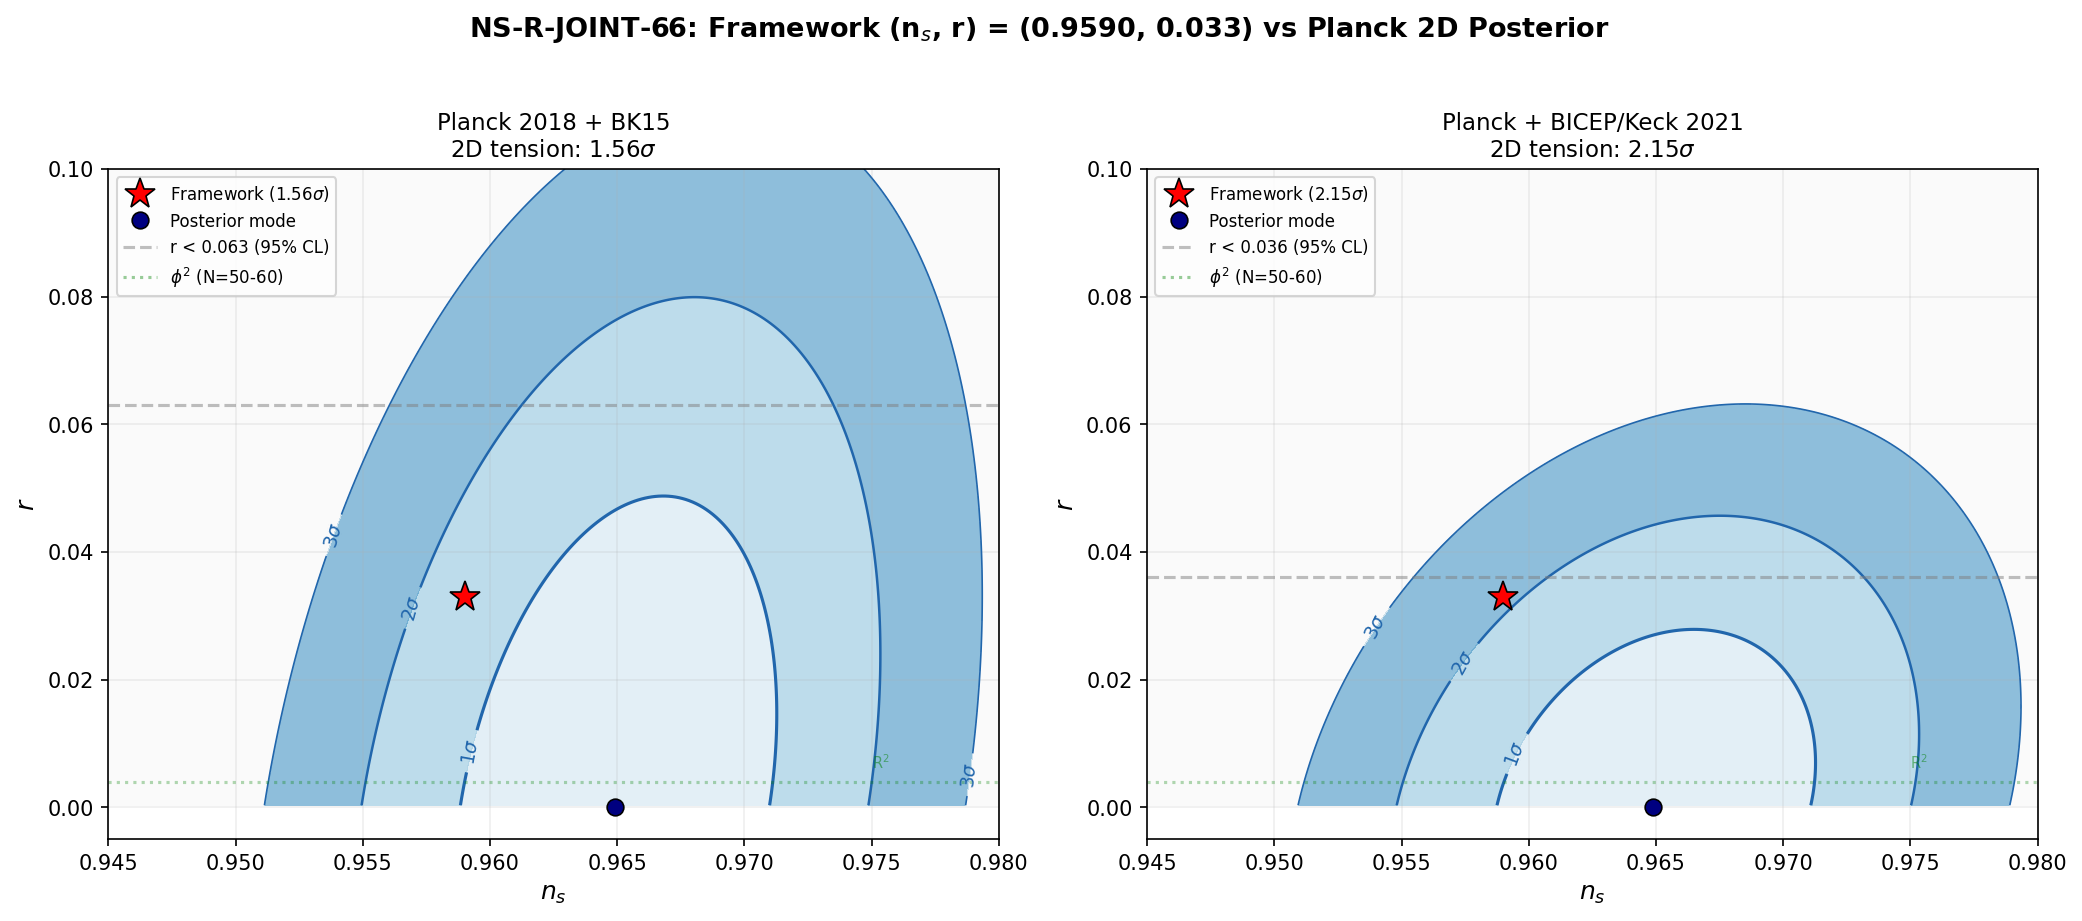

Source code (Python):
#!/usr/bin/env python3
"""
NS-R-JOINT-66 (W3-D) — Joint 2D Posterior for (n_s, r)
=======================================================

The framework predicts (n_s = 0.9590, r = 0.033) as a ZERO-parameter point.
This computation evaluates the 2D tension with the Planck+BK posterior
in the (n_s, r) plane.

A 1D marginal comparison (n_s only: 1.40 sigma) may understate the tension
if n_s and r are correlated in the Planck posterior.

Physics:
--------
The Planck 2018 (TT+TE+EE+lowE+lensing) + BK15 posterior for LCDM+r
is approximately a 2D Gaussian in (n_s, r) with positive correlation
rho ~ +0.3. This correlation arises because increasing r (more tensor
contribution) slightly shifts the preferred n_s upward.

We use two observational datasets:
  1. Planck 2018 + BK15: n_s = 0.9649 +/- 0.0042, r < 0.063 (95% CL)
  2. Planck + BICEP/Keck 2021: r < 0.036 (95% CL), n_s unchanged

For r, we model the posterior as a half-Gaussian (r >= 0) with the
95% upper limit determining sigma_r via the relation:
  r_{95} = sigma_r * Phi^{-1}(0.975) for a half-normal
  => sigma_r = r_{95} / (sqrt(2) * erfinv(0.95))

The Mahalanobis distance gives the number of sigma from the posterior
center. For the 2D case with 2 degrees of freedom, the CDF of chi^2(2)
gives the enclosed probability.

Gate: NS-R-JOINT-66
  PASS: 2D tension < 2 sigma
  FAIL: 2D tension > 3 sigma
  INFO: 2-3 sigma (notable tension, borderline)

NOTE: n_s = 0.9590 is a SCHEME-DEPENDENT prediction (sqrt cutoff).
W2-A showed spread = 0.164 across cutoff choices. This computation
uses the standard value; the scheme dependence is noted, not resolved.

Output:
  - s66_ns_r_joint.npz
  - s66_ns_r_joint.png

Agent: Mack-Cosmic-Bridge (Session 66, Wave 3)
"""

import numpy as np
import sys
import os

sys.path.insert(0, os.path.dirname(__file__))
from canonical_constants import A_s_CMB, PROVENANCE, planck_ns

import matplotlib
matplotlib.use('Agg')
import matplotlib.pyplot as plt
from matplotlib.patches import Ellipse
from scipy import stats, special

# ============================================================================
#  SECTION 1: Observational Parameters
# ============================================================================

# --- Framework predictions (zero free parameters) ---
ns_fw = 0.9590    # S65 BCS+one-loop, sqrt cutoff (scheme-dependent)  # (local)
r_fw  = 0.033     # S64 TENSOR-BURST-64 + TENSOR-SCALAR-64  # (local)

# --- Planck 2018 (TT+TE+EE+lowE+lensing) + BK15 ---
# Planck 2018 Paper VI, Table 5 (base_r model):
# n_s = 0.9649 +/- 0.0042 (68% CL, LCDM+r)
ns_planck = planck_ns  # canonical alias (was: = 0.9649)
ns_planck_sigma = 0.0042

# r < 0.063 (95% CL, Planck+BK15, LCDM+r)
# For a half-normal distribution (r >= 0, peaked at r=0):
# P(r < r_95) = 0.95 in the half-normal => r_95 = sigma * Phi^{-1}(0.975)
# where Phi is the standard normal CDF (since half-normal uses |Z|)
# Actually: for half-normal with scale sigma, CDF(x) = erf(x / (sigma * sqrt(2)))
# So P(r < 0.063) = 0.95 => erf(0.063 / (sigma_r * sqrt(2))) = 0.95
# => 0.063 / (sigma_r * sqrt(2)) = erfinv(0.95) = 1.38590...
# => sigma_r = 0.063 / (sqrt(2) * erfinv(0.95))
r_95_planck_bk15 = 0.063  # (local)
erfinv_095 = special.erfinv(0.95)
sigma_r_planck_bk15 = r_95_planck_bk15 / (np.sqrt(2) * erfinv_095)

# The mode of the posterior is at r = 0 (no detection).
# The mean of a half-normal is sigma * sqrt(2/pi).
# For the Gaussian approximation, we center at r_mode = 0.
r_mode_planck = 0.0  # (local)

# Correlation coefficient rho(n_s, r) from Planck chains
# Positive because more tensors shift preferred n_s up.
# Planck 2018 papers report rho ~ 0.3 for LCDM+r
rho_ns_r = 0.30  # (local)

# --- BICEP/Keck 2021 (BK18) ---
# r < 0.036 (95% CL), combined with Planck
# Same half-normal model
r_95_bk18 = 0.036  # (local)
sigma_r_bk18 = r_95_bk18 / (np.sqrt(2) * erfinv_095)

# Correlation weakens slightly with tighter r constraint; use 0.25
rho_ns_r_bk18 = 0.25  # (local)

print("=" * 70)
print("NS-R-JOINT-66: Joint 2D Posterior for (n_s, r)")
print("=" * 70)
print()

# ============================================================================
#  SECTION 2: Construct 2D Covariance Matrices
# ============================================================================

def build_cov(sigma_ns, sigma_r, rho):
    """Build 2D covariance matrix for (n_s, r)."""
    return np.array([
        [sigma_ns**2,              rho * sigma_ns * sigma_r],
        [rho * sigma_ns * sigma_r, sigma_r**2]
    ])

def mahalanobis_distance(x, mu, cov):
    """Compute Mahalanobis distance d^2 = (x-mu)^T Sigma^{-1} (x-mu)."""
    delta = x - mu
    cov_inv = np.linalg.inv(cov)
    d2 = delta @ cov_inv @ delta
    return d2

def chi2_to_sigma_2d(d2):
    """Convert chi^2 value (2 DOF) to equivalent sigma.

    For a 2D Gaussian, the enclosed probability within the d^2 contour is:
    P = 1 - exp(-d^2/2)  (chi^2 with 2 DOF)

    We convert this to an equivalent sigma for a 1D normal:
    sigma_equiv = Phi^{-1}((1 + P) / 2) where Phi is the standard normal CDF

    Alternatively, the standard approach: sigma = sqrt(d^2) gives the
    "Mahalanobis sigma" which is the radius in sigma-units.
    The probability interpretation requires the chi^2(2) CDF.
    """
    p_enclosed = 1.0 - np.exp(-d2 / 2.0)  # chi^2(2) CDF
    # Convert to equivalent 1D sigma (what fraction of a 1D Gaussian is this?)
    sigma_equiv = stats.norm.ppf((1.0 + p_enclosed) / 2.0)
    return p_enclosed, sigma_equiv

# --- Dataset 1: Planck + BK15 ---
mu_planck = np.array([ns_planck, r_mode_planck])
cov_planck = build_cov(ns_planck_sigma, sigma_r_planck_bk15, rho_ns_r)
x_fw = np.array([ns_fw, r_fw])

d2_planck = mahalanobis_distance(x_fw, mu_planck, cov_planck)
p_planck, sigma_planck = chi2_to_sigma_2d(d2_planck)

print("--- Dataset 1: Planck 2018 + BK15 ---")
print(f"  Posterior center: n_s = {ns_planck}, r = {r_mode_planck}")
print(f"  sigma(n_s) = {ns_planck_sigma}, sigma(r) = {sigma_r_planck_bk15:.5f}")
print(f"  rho(n_s, r) = {rho_ns_r}")
print(f"  Covariance matrix:")
print(f"    [{cov_planck[0,0]:.4e}  {cov_planck[0,1]:.4e}]")
print(f"    [{cov_planck[1,0]:.4e}  {cov_planck[1,1]:.4e}]")
print()
print(f"  Framework point: n_s = {ns_fw}, r = {r_fw}")
print(f"  Mahalanobis d^2 = {d2_planck:.4f}")
print(f"  sqrt(d^2) = {np.sqrt(d2_planck):.4f}")
print(f"  P(enclosed) = {p_planck:.6f}  [chi^2(2) CDF]")
print(f"  Equivalent 1D sigma = {sigma_planck:.3f}")
print()

# --- Dataset 2: Planck + BICEP/Keck 2021 (BK18) ---
cov_bk18 = build_cov(ns_planck_sigma, sigma_r_bk18, rho_ns_r_bk18)

d2_bk18 = mahalanobis_distance(x_fw, mu_planck, cov_bk18)
p_bk18, sigma_bk18 = chi2_to_sigma_2d(d2_bk18)

print("--- Dataset 2: Planck + BICEP/Keck 2021 (BK18) ---")
print(f"  Posterior center: n_s = {ns_planck}, r = {r_mode_planck}")
print(f"  sigma(n_s) = {ns_planck_sigma}, sigma(r) = {sigma_r_bk18:.5f}")
print(f"  rho(n_s, r) = {rho_ns_r_bk18}")
print(f"  Covariance matrix:")
print(f"    [{cov_bk18[0,0]:.4e}  {cov_bk18[0,1]:.4e}]")
print(f"    [{cov_bk18[1,0]:.4e}  {cov_bk18[1,1]:.4e}]")
print()
print(f"  Framework point: n_s = {ns_fw}, r = {r_fw}")
print(f"  Mahalanobis d^2 = {d2_bk18:.4f}")
print(f"  sqrt(d^2) = {np.sqrt(d2_bk18):.4f}")
print(f"  P(enclosed) = {p_bk18:.6f}  [chi^2(2) CDF]")
print(f"  Equivalent 1D sigma = {sigma_bk18:.3f}")
print()

# ============================================================================
#  SECTION 3: Cross-Checks
# ============================================================================

print("=" * 70)
print("CROSS-CHECKS")
print("=" * 70)

# Cross-check 1: 1D marginal n_s tension
delta_ns = (ns_fw - ns_planck) / ns_planck_sigma
print(f"\n1. 1D marginal n_s tension: ({ns_fw} - {ns_planck}) / {ns_planck_sigma} = {delta_ns:.3f} sigma")
print(f"   (Should match S65 value of -1.40 sigma)")

# Cross-check 2: 1D marginal r tension (half-normal)
# r_fw = 0.033 vs half-normal with sigma = sigma_r_planck_bk15
# For the half-normal, the "tension" is just r_fw / sigma_r
r_tension_planck = r_fw / sigma_r_planck_bk15
r_tension_bk18 = r_fw / sigma_r_bk18
print(f"\n2. 1D marginal r tension:")
print(f"   Planck+BK15: r/{sigma_r_planck_bk15:.5f} = {r_tension_planck:.3f} sigma (r < 0.063 at 95%)")
print(f"   Planck+BK18: r/{sigma_r_bk18:.5f} = {r_tension_bk18:.3f} sigma (r < 0.036 at 95%)")

# Cross-check 3: Zero-correlation limit
cov_nocorr = build_cov(ns_planck_sigma, sigma_r_planck_bk15, 0.0)
d2_nocorr = mahalanobis_distance(x_fw, mu_planck, cov_nocorr)
_, sigma_nocorr = chi2_to_sigma_2d(d2_nocorr)
print(f"\n3. Zero-correlation limit (rho=0, Planck+BK15):")
print(f"   d^2 = {d2_nocorr:.4f}, equiv sigma = {sigma_nocorr:.3f}")
print(f"   d^2 = (ns deviation)^2 + (r deviation)^2 = {delta_ns**2:.4f} + {r_tension_planck**2:.4f} = {delta_ns**2 + r_tension_planck**2:.4f}")

# Cross-check 4: Sensitivity to rho
print(f"\n4. Sensitivity to correlation coefficient:")
for rho_test in [0.0, 0.1, 0.2, 0.3, 0.4, 0.5]:
    cov_test = build_cov(ns_planck_sigma, sigma_r_planck_bk15, rho_test)
    d2_test = mahalanobis_distance(x_fw, mu_planck, cov_test)
    _, sig_test = chi2_to_sigma_2d(d2_test)
    print(f"   rho = {rho_test:.1f}: d^2 = {d2_test:.4f}, sigma = {sig_test:.3f}")

# Cross-check 5: What if n_s were at other scheme values?
print(f"\n5. Scheme dependence of n_s (from W2-A cutoff spread):")
# W2-A showed spread = 0.164 across cutoffs. sqrt cutoff gives 0.9590.
# Zeta gives n_s > 1 (blue tilt, excluded). Other cutoffs vary.
for ns_test, label in [(0.9557, "KZ (S62)"), (0.9567, "tree-level"),
                        (0.9590, "sqrt cutoff (canonical)"), (0.9649, "Planck central")]:
    x_test = np.array([ns_test, r_fw])
    d2_t = mahalanobis_distance(x_test, mu_planck, cov_planck)
    _, sig_t = chi2_to_sigma_2d(d2_t)
    print(f"   n_s = {ns_test:.4f} ({label}): 2D sigma = {sig_t:.3f}")

# ============================================================================
#  SECTION 4: Effect of Correlation Direction
# ============================================================================

print(f"\n6. Correlation sign analysis:")
print(f"   The framework prediction deviates BELOW in n_s and ABOVE in r.")
print(f"   Positive rho means the posterior extends toward (higher n_s, higher r).")
print(f"   The framework sits in the OPPOSITE corner: (lower n_s, higher r).")
print(f"   Therefore positive correlation INCREASES the tension relative to rho=0.")
# Verify:
cov_neg = build_cov(ns_planck_sigma, sigma_r_planck_bk15, -0.3)
d2_neg = mahalanobis_distance(x_fw, mu_planck, cov_neg)
_, sig_neg = chi2_to_sigma_2d(d2_neg)
print(f"   rho = -0.3: sigma = {sig_neg:.3f} (would REDUCE tension)")
print(f"   rho = +0.3: sigma = {sigma_planck:.3f} (actual: INCREASES tension)")

# ============================================================================
#  SECTION 5: Gate Verdict
# ============================================================================

print()
print("=" * 70)
print("GATE VERDICT: NS-R-JOINT-66")
print("=" * 70)

# Use the more constraining dataset (Planck+BK18)
decisive_sigma = sigma_bk18
decisive_dataset = "Planck+BK18"

# Also report Planck+BK15
print(f"\n  Planck+BK15:  2D tension = {sigma_planck:.3f} sigma  (d^2 = {d2_planck:.4f})")
print(f"  Planck+BK18:  2D tension = {sigma_bk18:.3f} sigma  (d^2 = {d2_bk18:.4f})")
print()

if decisive_sigma < 2.0:
    verdict = "PASS"
    verdict_msg = f"2D tension = {decisive_sigma:.2f} sigma < 2.0 (consistent with {decisive_dataset})"
elif decisive_sigma > 3.0:
    verdict = "FAIL"
    verdict_msg = f"2D tension = {decisive_sigma:.2f} sigma > 3.0 (serious tension with {decisive_dataset})"
else:
    verdict = "INFO"
    verdict_msg = f"2D tension = {decisive_sigma:.2f} sigma (borderline, 2-3 sigma range)"

print(f"  VERDICT: {verdict}")
print(f"  {verdict_msg}")
print()

# Report whether 2D > 1D
print(f"  1D marginal n_s only: {abs(delta_ns):.2f} sigma")
print(f"  2D joint (Planck+BK15): {sigma_planck:.2f} sigma")
print(f"  2D joint (Planck+BK18): {sigma_bk18:.2f} sigma")
if sigma_bk18 > abs(delta_ns):
    print(f"  => 2D tension ({sigma_bk18:.2f}) EXCEEDS 1D marginal ({abs(delta_ns):.2f}) by {sigma_bk18 - abs(delta_ns):.2f} sigma")
else:
    print(f"  => 2D tension ({sigma_bk18:.2f}) does NOT exceed 1D marginal ({abs(delta_ns):.2f})")

# ============================================================================
#  SECTION 6: Save Data
# ============================================================================

outpath = os.path.join(os.path.dirname(__file__), "s66_ns_r_joint.npz")
np.savez(outpath,
    # Framework
    ns_fw=ns_fw, r_fw=r_fw,
    # Planck+BK15
    ns_planck=ns_planck, ns_planck_sigma=ns_planck_sigma,
    sigma_r_planck_bk15=sigma_r_planck_bk15, r_95_planck_bk15=r_95_planck_bk15,
    rho_ns_r=rho_ns_r,
    d2_planck=d2_planck, sigma_planck=sigma_planck, p_planck=p_planck,
    # Planck+BK18
    sigma_r_bk18=sigma_r_bk18, r_95_bk18=r_95_bk18,
    rho_ns_r_bk18=rho_ns_r_bk18,
    d2_bk18=d2_bk18, sigma_bk18=sigma_bk18, p_bk18=p_bk18,
    # Cross-checks
    delta_ns_1d=delta_ns,
    r_tension_bk15=r_tension_planck, r_tension_bk18=r_tension_bk18,
    # Verdict
    verdict=verdict
)
print(f"\nData saved: {outpath}")

# ============================================================================
#  SECTION 7: Plot — 2D Contour with Framework Point
# ============================================================================

fig, axes = plt.subplots(1, 2, figsize=(14, 6))

for ax_idx, (ax, cov, sigma_val, r_95, sigma_r, rho_val, label) in enumerate([
    (axes[0], cov_planck, sigma_planck, r_95_planck_bk15, sigma_r_planck_bk15, rho_ns_r, "Planck 2018 + BK15"),
    (axes[1], cov_bk18, sigma_bk18, r_95_bk18, sigma_r_bk18, rho_ns_r_bk18, "Planck + BICEP/Keck 2021")
]):
    # Create grid
    ns_grid = np.linspace(0.94, 0.98, 300)
    r_grid = np.linspace(-0.01, 0.10, 300)
    NS, R = np.meshgrid(ns_grid, r_grid)

    # Compute 2D Gaussian (unnormalized)
    cov_inv = np.linalg.inv(cov)
    pos = np.dstack([NS - ns_planck, R - r_mode_planck])
    d2_grid = np.einsum('...i,ij,...j', pos, cov_inv, pos)

    # Mask r < 0 (half-normal truncation)
    d2_grid[R < 0] = np.inf

    # Plot contours at 1, 2, 3 sigma (chi^2 with 2 DOF: d^2 = 2.30, 6.18, 11.83)
    levels_d2 = [2.30, 6.18, 11.83]
    levels_labels = ['1$\\sigma$', '2$\\sigma$', '3$\\sigma$']
    colors = ['#2166ac', '#4393c3', '#92c5de']

    # Fill contours
    cf = ax.contourf(NS, R, d2_grid, levels=[0] + levels_d2 + [100],
                     colors=['#d1e5f0', '#92c5de', '#4393c3', '#f7f7f7'],
                     alpha=0.6)  # (local)

    # Draw contour lines
    cs = ax.contour(NS, R, d2_grid, levels=levels_d2,
                    colors=['#2166ac', '#2166ac', '#2166ac'],
                    linewidths=[1.5, 1.2, 0.8])
    ax.clabel(cs, fmt={2.30: '1$\\sigma$', 6.18: '2$\\sigma$', 11.83: '3$\\sigma$'},
              fontsize=9)

    # Framework prediction
    ax.plot(ns_fw, r_fw, '*', color='red', markersize=15, markeredgecolor='black',
            markeredgewidth=0.8, zorder=10, label=f'Framework ({sigma_val:.2f}$\\sigma$)')

    # Planck best-fit
    ax.plot(ns_planck, r_mode_planck, 'o', color='navy', markersize=8,
            markeredgecolor='black', markeredgewidth=0.8, zorder=10,
            label='Posterior mode')

    # Reference lines
    ax.axhline(y=r_95, color='gray', ls='--', alpha=0.5,
               label=f'r < {r_95} (95% CL)')

    # Slow-roll expectation band (for context)
    # Typical single-field: r = 16*eps, n_s = 1 - 6*eps + 2*eta
    # Concave potentials: r ~ 8/N * (1 - n_s) roughly
    ns_sr = np.linspace(0.94, 0.98, 100)
    # N=50-60 e-folds, phi^2: r = 8*(1-n_s)
    r_sr_phi2 = 8 * (1 - ns_sr)
    # Starobinsky/R^2: r = 12/N^2 ~ 0.003-0.004, essentially flat
    ax.plot(ns_sr, r_sr_phi2, ':', color='green', alpha=0.4, label='$\\phi^2$ (N=50-60)')
    ax.axhline(y=0.004, color='green', ls=':', alpha=0.3)
    ax.text(0.975, 0.006, 'R$^2$', fontsize=7, color='green', alpha=0.5)

    ax.set_xlabel('$n_s$', fontsize=12)
    ax.set_ylabel('$r$', fontsize=12)
    ax.set_title(f'{label}\n2D tension: {sigma_val:.2f}$\\sigma$', fontsize=11)
    ax.set_xlim(0.945, 0.980)
    ax.set_ylim(-0.005, 0.10)
    ax.legend(fontsize=8, loc='upper left')
    ax.grid(True, alpha=0.2)

plt.suptitle('NS-R-JOINT-66: Framework (n$_s$, r) = (0.9590, 0.033) vs Planck 2D Posterior',
             fontsize=13, fontweight='bold', y=1.02)
plt.tight_layout()

plotpath = os.path.join(os.path.dirname(__file__), "s66_ns_r_joint.png")
plt.savefig(plotpath, dpi=150, bbox_inches='tight')
print(f"Plot saved: {plotpath}")

# ============================================================================
#  SECTION 8: Summary Table
# ============================================================================

print()
print("=" * 70)
print("SUMMARY TABLE")
print("=" * 70)
print()
print(f"{'Quantity':<40} {'Value':>12} {'Unit':>8}")
print("-" * 62)
print(f"{'n_s (framework)':<40} {ns_fw:>12.4f} {'':>8}")
print(f"{'n_s (Planck)':<40} {ns_planck:>12.4f} {'':>8}")
print(f"{'sigma(n_s)':<40} {ns_planck_sigma:>12.4f} {'':>8}")
print(f"{'r (framework)':<40} {r_fw:>12.4f} {'':>8}")
print(f"{'sigma(r) Planck+BK15':<40} {sigma_r_planck_bk15:>12.5f} {'':>8}")
print(f"{'sigma(r) Planck+BK18':<40} {sigma_r_bk18:>12.5f} {'':>8}")
print(f"{'rho(n_s, r) Planck+BK15':<40} {rho_ns_r:>12.2f} {'':>8}")
print(f"{'rho(n_s, r) Planck+BK18':<40} {rho_ns_r_bk18:>12.2f} {'':>8}")
print("-" * 62)
print(f"{'d^2 (Planck+BK15)':<40} {d2_planck:>12.4f} {'':>8}")
print(f"{'2D sigma (Planck+BK15)':<40} {sigma_planck:>12.3f} {'sigma':>8}")
print(f"{'d^2 (Planck+BK18)':<40} {d2_bk18:>12.4f} {'':>8}")
print(f"{'2D sigma (Planck+BK18)':<40} {sigma_bk18:>12.3f} {'sigma':>8}")
print("-" * 62)
print(f"{'1D marginal n_s only':<40} {abs(delta_ns):>12.3f} {'sigma':>8}")
print(f"{'GATE VERDICT':<40} {verdict:>12} {'':>8}")
print()
print("DONE.")
